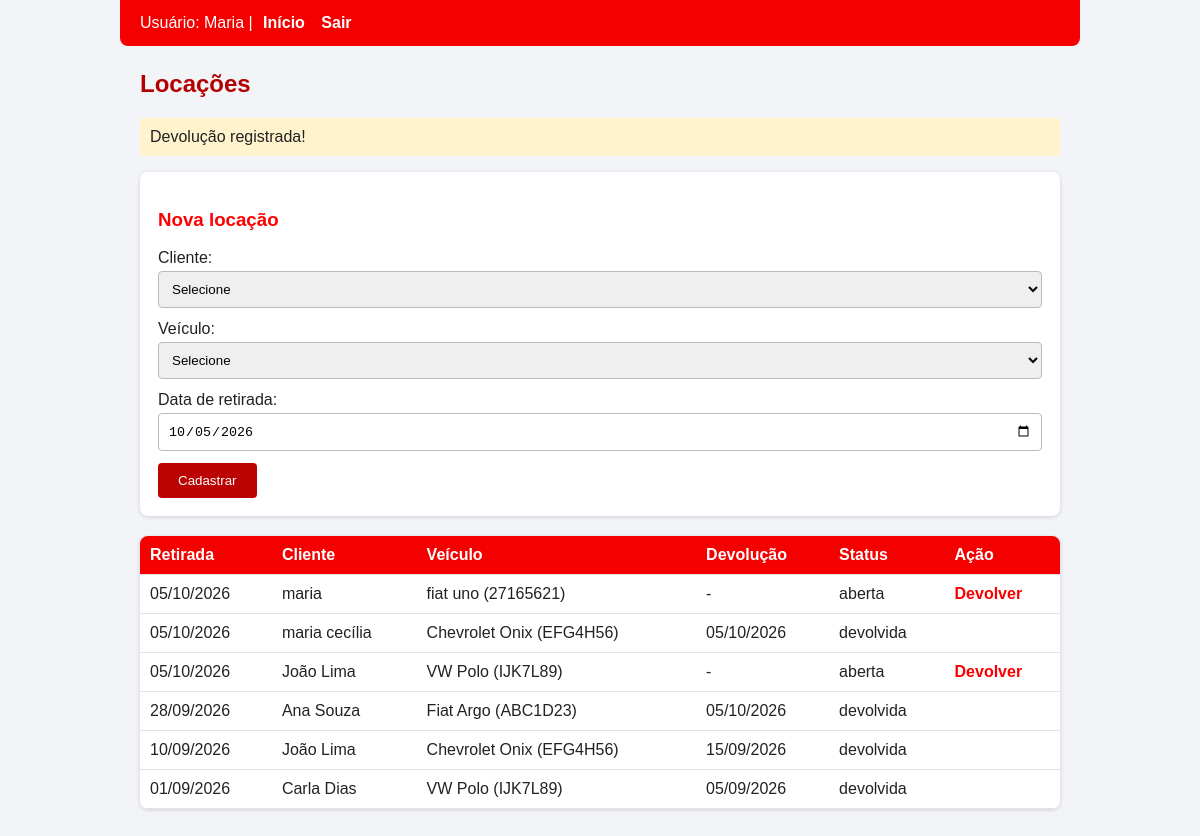
The page /sistema/locacoes.php?devolver=4 (signed in) on the database its author committed.
### tables this page shows
CREATE TABLE `locacoes` (
  `id_locacao` int(11) NOT NULL,
  `id_usuario` int(11) NOT NULL,
  `id_cliente` int(11) NOT NULL,
  `id_veiculo` int(11) NOT NULL,
  `data_retirada` date NOT NULL,
  `data_devolucao` date DEFAULT NULL,
  `status` varchar(20) DEFAULT 'aberta'
);

CREATE TABLE `clientes` (
  `id_cliente` int(11) NOT NULL,
  `nome` varchar(100) NOT NULL,
  `cpf` varbinary(255) NOT NULL,
  `telefone` varchar(20) DEFAULT NULL,
  `email` varchar(100) DEFAULT NULL
);

CREATE TABLE `veiculos` (
  `id_veiculo` int(11) NOT NULL,
  `marca` varchar(50) NOT NULL,
  `modelo` varchar(50) NOT NULL,
  `placa` varchar(8) NOT NULL,
  `ano` int(11) DEFAULT NULL,
  `status` varchar(20) DEFAULT 'disponivel'
);

### sistema/locacoes.php (the view, shortened to what this page needs)
<?php
require 'auth.php';
$msg = '';
if (isset($_GET['devolver'])) {
  $id = (int)$_GET['devolver'];
  $pdo->prepare("UPDATE veiculos SET status='disponivel'
                 WHERE id_veiculo=(SELECT id_veiculo FROM locacoes WHERE id_locacao=?)")
      ->execute([$id]);
  $pdo->prepare("UPDATE locacoes SET data_devolucao=CURDATE(), status='devolvida'
                 WHERE id_locacao=? AND status='aberta'")->execute([$id]);
  $msg = 'Devolução registrada!';
}
$lista = $pdo->query("SELECT l.id_locacao, l.data_retirada, l.data_devolucao, l.status,
                             c.nome AS cliente, v.marca, v.modelo, v.placa
                      FROM locacoes l
                      JOIN clientes c ON c.id_cliente = l.id_cliente
                      JOIN veiculos v ON v.id_veiculo = l.id_veiculo
                      ORDER BY l.data_retirada DESC")->fetchAll(PDO::FETCH_ASSOC);
?>
<!DOCTYPE html>
<html lang="pt-BR">
<head>
  <link rel="stylesheet" href="style.css">
</head>
<body>
<nav>
  Usuário: <?= htmlspecialchars($_SESSION['nome']) ?> |
  <a href="index.php">Início</a>
  <a href="logout.php">Sair</a>
</nav>
<h2>Locações</h2>
<?php if ($msg) echo "<p class='aviso'>$msg</p>"; ?>
<form method="post">
  <h3>Nova locação</h3>
  Cliente:
  <select name="id_cliente" required>
    <option value="">Selecione</option>
  </select>
  Veículo:
  <select name="id_veiculo" required>
    <option value="">Selecione</option>
  </select>
  Data de retirada:
  <input type="date" name="data_retirada" value="<?= date('Y-m-d') ?>" required>
  <button name="salvar">Cadastrar</button>
</form>
<table>
<tr><th>Retirada</th><th>Cliente</th><th>Veículo</th><th>Devolução</th><th>Status</th><th>Ação</th></tr>
<?php foreach ($lista as $l): ?>
<tr>
  <td><?= date('d/m/Y', strtotime($l['data_retirada'])) ?></td>
  <td><?= htmlspecialchars($l['cliente']) ?></td>
  <td><?= htmlspecialchars($l['marca'].' '.$l['modelo'].' ('.$l['placa'].')') ?></td>
  <td><?= $l['data_devolucao'] ? date('d/m/Y', strtotime($l['data_devolucao'])) : '-' ?></td>
  <td><?= $l['status'] ?></td>
  <td><?php if ($l['status'] == 'aberta'): ?>
      <a href="?devolver=<?= $l['id_locacao'] ?>">Devolver</a><?php endif; ?></td>
</tr>
<?php endforeach; ?>
</table>
</body>
</html>

### rows shown on the page
locacoes: data_retirada "05/10/2026", id_cliente.nome "maria", id_veiculo.placa "fiat uno (27165621)", status "aberta"
locacoes: data_retirada "05/10/2026", id_cliente.nome "maria cecília", id_veiculo.placa "Chevrolet Onix (EFG4H56)", data_devolucao "05/10/2026", status "devolvida"
locacoes: data_retirada "05/10/2026", id_cliente.nome "João Lima", id_veiculo.placa "VW Polo (IJK7L89)", status "aberta"
locacoes: data_retirada "28/09/2026", id_cliente.nome "Ana Souza", id_veiculo.placa "Fiat Argo (ABC1D23)", data_devolucao "05/10/2026", status "devolvida"
locacoes: data_retirada "10/09/2026", id_cliente.nome "João Lima", id_veiculo.placa "Chevrolet Onix (EFG4H56)", data_devolucao "15/09/2026", status "devolvida"
locacoes: data_retirada "01/09/2026", id_cliente.nome "Carla Dias", id_veiculo.placa "VW Polo (IJK7L89)", data_devolucao "05/09/2026", status "devolvida"

### other values the page prints
$_SESSION['nome'] "Maria"
$msg "Devolução registrada!"
